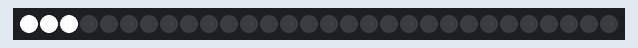
This sketch was run on a simulated Arduino Uno, built with avr-gcc and run on an emulated ATmega328P. Parts: 30 RGB LEDs in strip order, left to right.

Above: at 0.01 s.
At 9.93 s:
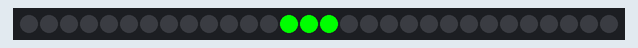
At 14.87 s:
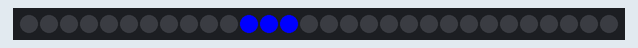
At 19.91 s:
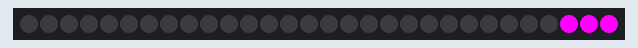
At 29.88 s:
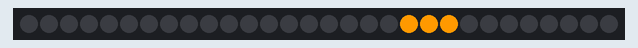
At 39.91 s:
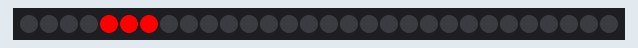

The sketch:

NeoPixel_Chaser_LED.ino
```cpp
#include <Adafruit_NeoPixel.h>
int pixels = 30;
int wait = 5;

Adafruit_NeoPixel strip = Adafruit_NeoPixel(pixels, 3, NEO_GRB + NEO_KHZ800);


void setup() {
strip.begin();
strip.show();

}

void loop() {

colorWipe(strip.Color(255,255,255),50);
//delay(50);
colorWipe(strip.Color(0,0,0),50);
//delay(50);
colorWipe(strip.Color(255,0,0),50);
//delay(50);
colorWipe(strip.Color(0, 255, 0), 50);
//delay(50);
colorWipe(strip.Color(0,0,255),50);
//delay(50);
colorWipe(strip.Color(0,255,255),50);
//delay(50);
colorWipe(strip.Color(255,0,255),50);
//delay(50);
colorWipe(strip.Color(255,255,0),50);
//delay(50);
colorWipe(strip.Color(102,51,204),50);
//delay(50);
colorWipe(strip.Color(255,153,0),50);

}


void colorWipe(uint32_t c, uint8_t wait) {
for(uint16_t i=0; i<strip.numPixels(); i++) {
strip.setPixelColor(i, c);
strip.setPixelColor(i+1, c);
strip.setPixelColor(i+2, c);
strip.show();
strip.setPixelColor(i, 0, 0 ,0);
strip.setPixelColor(i+1, 0, 0, 0);
strip.setPixelColor(i+2, 0, 0, 0);

delay(wait);

}

for(uint16_t i=strip.numPixels(); i>0; i--) {
strip.setPixelColor(i, c);
strip.setPixelColor(i+1, c);
strip.setPixelColor(i+2, c);
strip.show();
strip.setPixelColor(i, 0, 0 ,0);
strip.setPixelColor(i+1, 0, 0, 0);
strip.setPixelColor(i+2, 0, 0, 0);

delay(wait);

}
}
```
